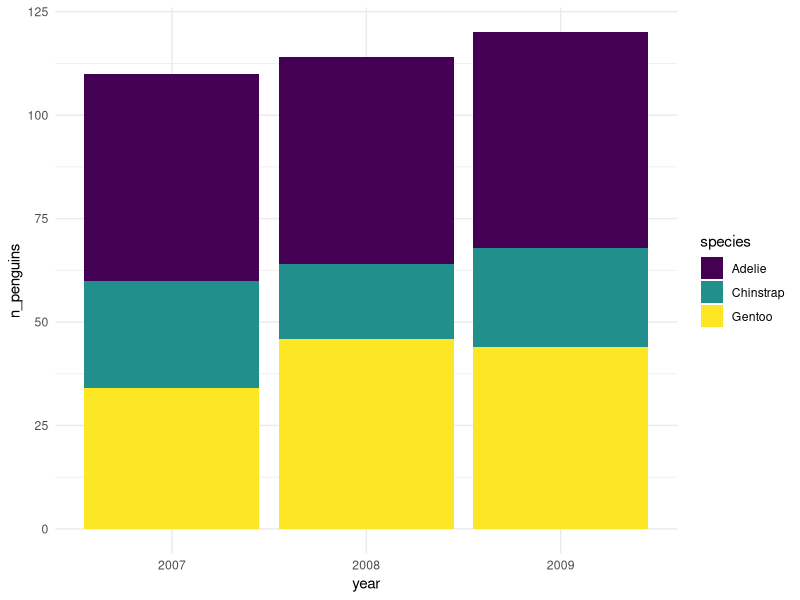
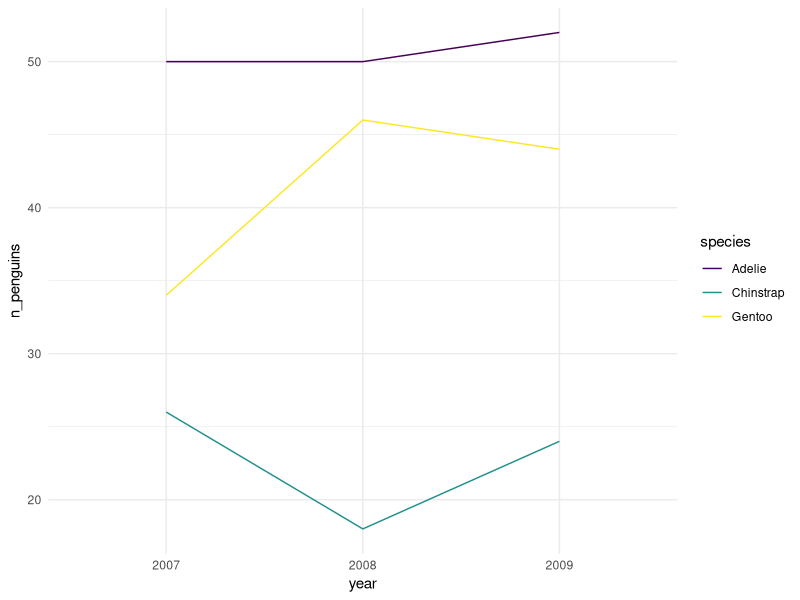
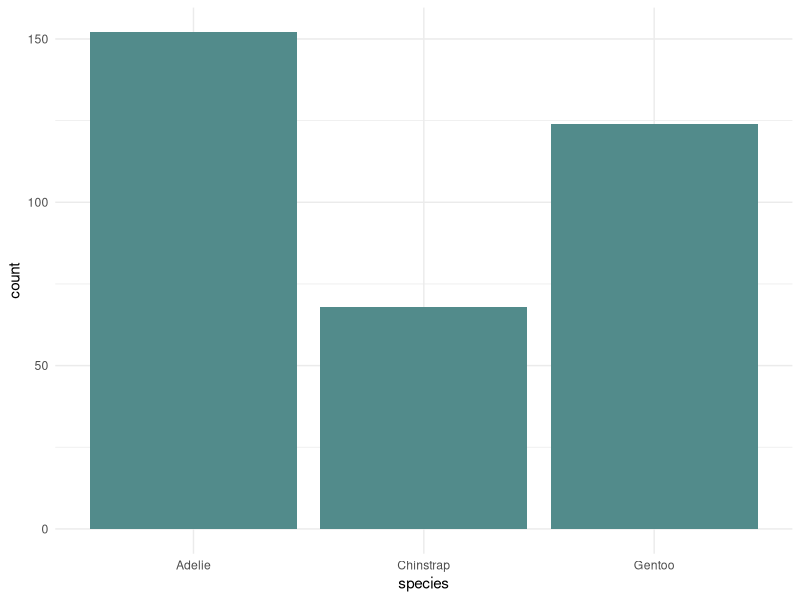
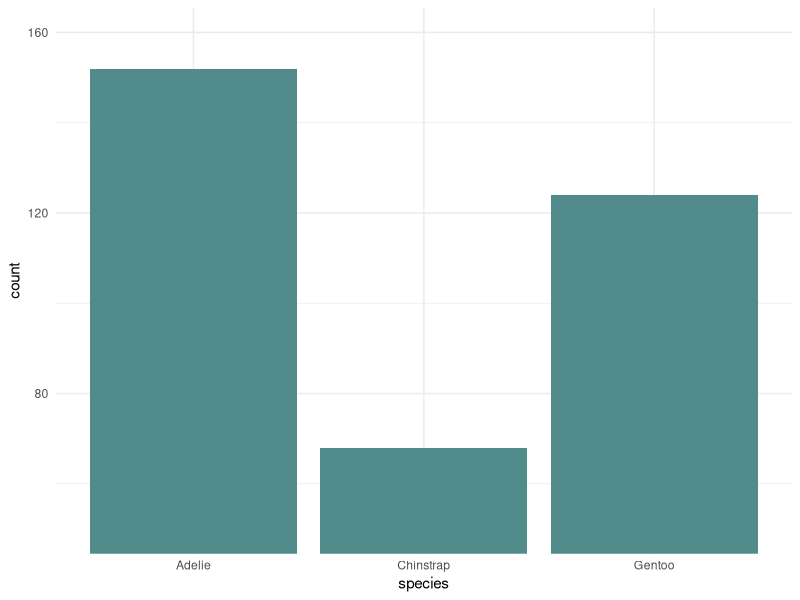
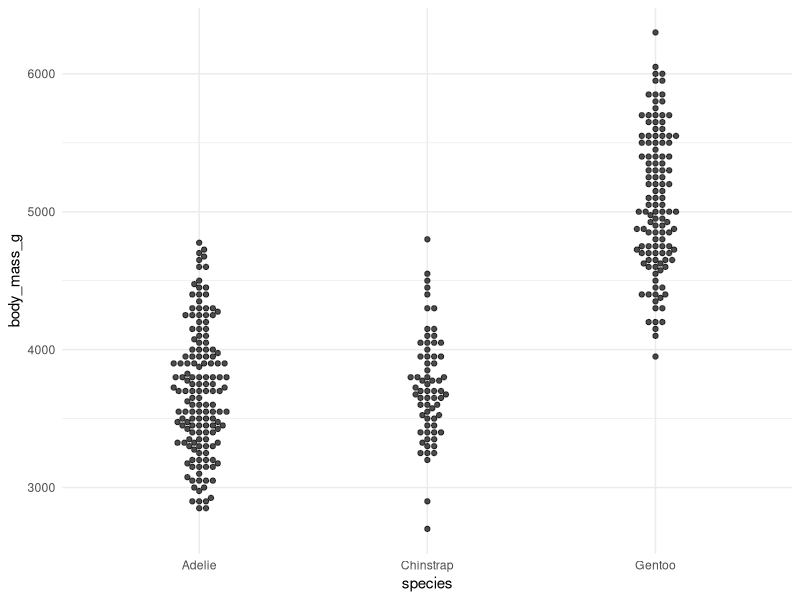
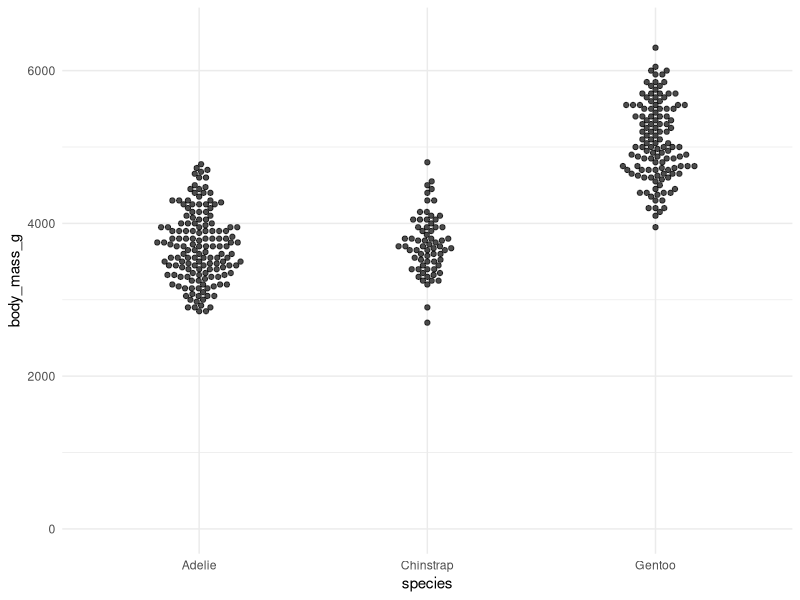
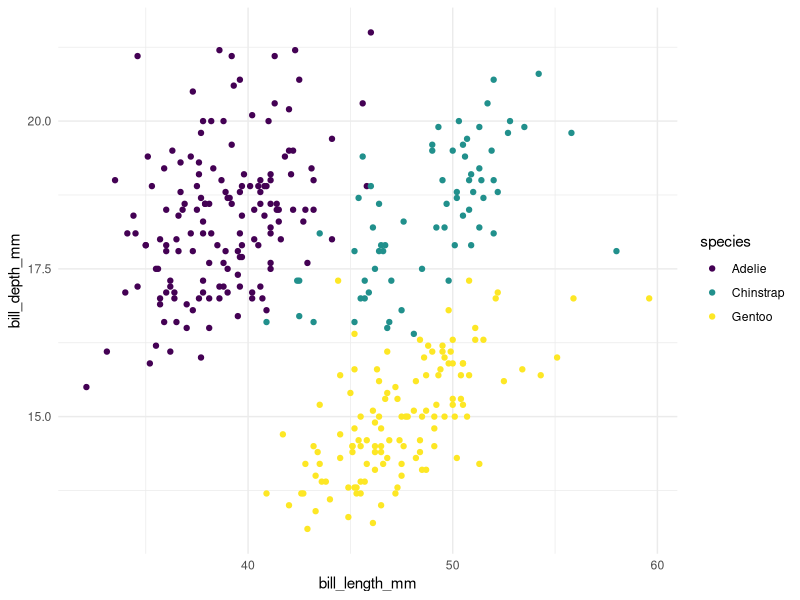
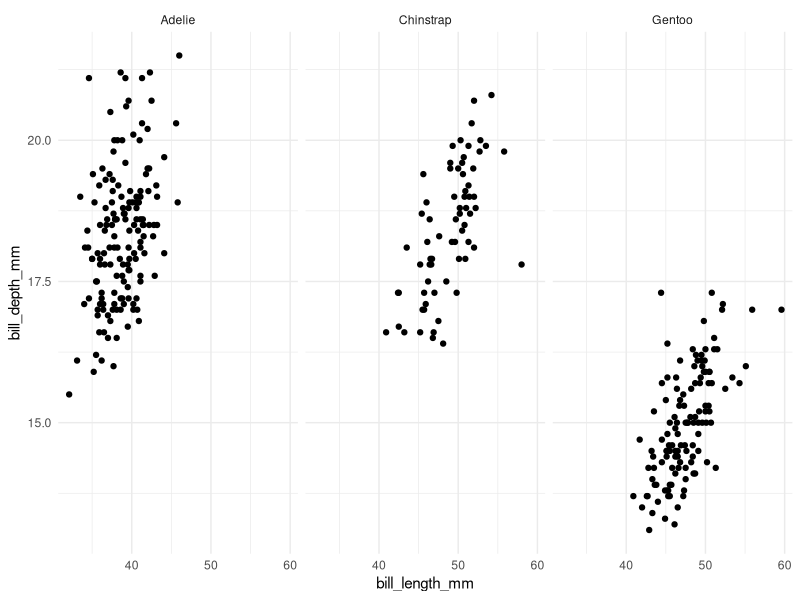

Here is the R script that generated these plots, in order:
## ---- chunk 1
library(tidyverse)
library(palmerpenguins)
theme_set(theme_minimal())

penguins_sum <- penguins |> group_by(species, year) |>
  summarise(n_penguins = n()) |>
  mutate(year = factor(year))

ggplot(data = penguins_sum, aes(x = year, fill = species)) +
  geom_col(aes(y = n_penguins)) +
  theme_minimal() +
  scale_fill_viridis_d()

ggplot(data = penguins_sum, aes(x = year, y = n_penguins,
                                colour = species, group = species)) +
  geom_line() +
  theme_minimal() +
  scale_colour_viridis_d()
## ---- chunk 2
ggplot(data = penguins, aes(x = species)) +
  geom_bar(fill = "darkslategray4") +
  theme_minimal()

ggplot(data = penguins, aes(x = species)) +
  geom_bar(fill = "darkslategray4") +
  coord_cartesian(ylim = c(50, 160)) +
  theme_minimal()
## ---- chunk 3
library(ggbeeswarm)
ggplot(data = penguins, aes(x = species, y = body_mass_g)) +
  geom_beeswarm(alpha = 0.7) +
  theme_minimal()


ggplot(data = penguins, aes(x = species, y = body_mass_g)) +
  geom_beeswarm(alpha = 0.7) +
  theme_minimal() +
  ylim(c(0, 6500))
## ---- chunk 4
ggplot(data = penguins, aes(x = bill_length_mm, y = bill_depth_mm)) +
  geom_point(aes(colour = species)) +
  scale_colour_viridis_d() +
  theme_minimal()


ggplot(data = penguins, aes(x = bill_length_mm, y = bill_depth_mm)) +
  geom_point() +
  facet_wrap( ~ species) +
  theme_minimal() 
## ---- chunk 5
penguins <- penguins |> mutate(species_island_sex = interaction(species, 
                                                                island,
                                                                sex))
ggplot(data = penguins |>
         filter(!is.na(sex)), aes(x = bill_length_mm, y = bill_depth_mm)) +
  geom_point(aes(colour = species_island_sex)) +
  scale_colour_viridis_d() +
  theme_minimal()


ggplot(data = penguins |> filter(!is.na(sex)), 
                                 aes(x = bill_length_mm, y = bill_depth_mm)) +
  geom_point() +
  facet_wrap(~ species_island_sex) +
  theme_minimal()
## ---- chunk 6
# Make this better!!!
penguins <- 
  penguins |> 
  mutate(species_island_sex = interaction(species, island, sex))

ggplot(data = penguins |>
         filter(!is.na(sex)), 
       aes(x = bill_length_mm,
           y = bill_depth_mm)) +
  geom_point(aes(colour = sex)) +
  scale_colour_viridis_d() +
  facet_wrap(vars(island, species)) +
  theme_minimal()


ggplot(data = penguins |> 
         filter(!is.na(sex)),
       aes(x = bill_length_mm,
           y = bill_depth_mm)) +
  geom_point(aes(color = sex,
                 shape = species)) +
  facet_wrap(~ island) +
  theme_minimal()
## ---- chunk 7
ggplot(data = penguins, aes(x = island)) +
  geom_bar(fill = "darkslategray4") +
  theme_minimal()


penguins_island <- penguins |> count(island)
ggplot(penguins_island, aes(x = "", y = n, fill = island)) +
  geom_bar(stat = "identity", width = 1, colour = "white") +
  coord_polar("y", start = 0) +
  theme_void() +
  scale_fill_viridis_d()
## ---- chunk 8
# hpi_df <- read_csv(here("data/hpi-tidy.csv"))
# hpi_extreme <- hpi_df |>
#   arrange(desc(HappyPlanetIndex)) |>
#   slice(1:10, (nrow(hpi_df) - 9):nrow(hpi_df)) |>
#   mutate(Country = fct_reorder(Country, HappyPlanetIndex))
# 
# ggplot(data = hpi_extreme, aes(x = Country, y = HappyPlanetIndex,
#                                fill = Region)) +
#   geom_col() +
#   scale_fill_viridis_d() +
#   coord_flip() +
#   theme_minimal()
# 
# 
# ggplot(data = hpi_extreme, aes(x = Country, y = HappyPlanetIndex,
#                                colour = Region)) +
#   geom_point() +
#   geom_segment(aes(xend = Country, y = 0, yend = HappyPlanetIndex)) +
#   scale_colour_viridis_d() +
#   coord_flip() +
#   theme_minimal()
## ---- chunk 9
ggplot(data = penguins, aes(x = bill_length_mm, y = bill_depth_mm)) +
  geom_point(aes(colour = species)) +
  theme_minimal() +
  scale_colour_brewer(type = "seq")

ggplot(data = penguins, aes(x = bill_length_mm, y = bill_depth_mm)) +
  geom_point(aes(colour = species)) +
  theme_minimal() +
  scale_colour_brewer(type = "div")

ggplot(data = penguins, aes(x = bill_length_mm, y = bill_depth_mm)) +
  geom_point(aes(colour = species)) +
  theme_minimal() +
  scale_colour_brewer(type = "qual")
